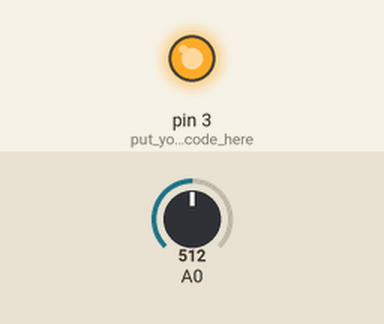
This sketch was run on a simulated Arduino Uno, built with avr-gcc and run on an emulated ATmega328P. Shown: output pins drawn as LEDs (lit = HIGH). The test bench sets the inputs (shaded band); at power-on: A0 = 512. Pins used as bus, display or sensor lines are not drawn; what the sketch prints to the serial monitor is not drawn.

Above: at 0.1 s.
Timing chart, 0 to 1.6 s (numbered marks = the images above):
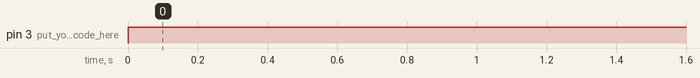

Measured:
- by itself, pin 3 (put_your_setup_code_here): LOW → HIGH at 0.00 s

The sketch:

sketch_mar20b.ino
```cpp
void setup() {
  pinMode(2,OUTPUT);
  pinMode(3,OUTPUT);// put your setup code here, to run once:
  Serial.begin(9600);
}

void loop() {

  digitalWrite(3,HIGH);
  float x=0;
  float y=0;
  float z=0;
    for (int i=0; i<200; i++)
 {  // dire3ction
  digitalWrite(2,HIGH);
  delay(1);   //pulse
  digitalWrite(2,LOW);
  delay(1);
 }
 delay(100);
  for(int i=0; i<400; i++)
 {
 x= analogRead(A0);
 y =(x-519)*2.57;
 z=y+z;
 delay(3);
 }
//  Serial.println(x);
 Serial.println(z/400);
 delay(1);


}
```
